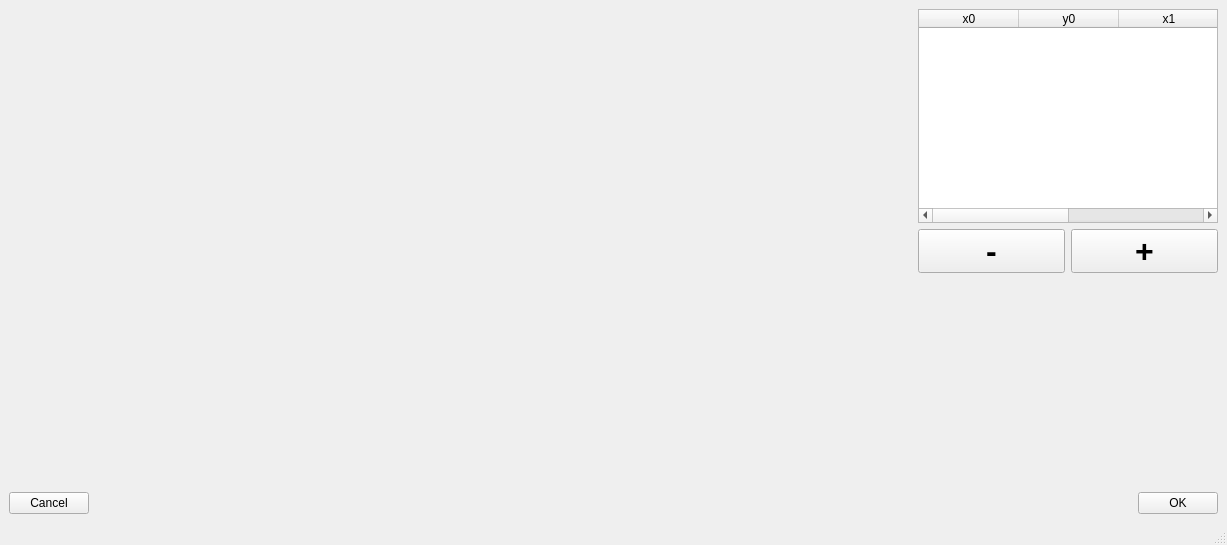
<?xml version="1.0" encoding="UTF-8"?>
<ui version="4.0">
 <class>MainWindow</class>
 <widget class="QMainWindow" name="MainWindow">
  <property name="geometry">
   <rect>
    <x>0</x>
    <y>0</y>
    <width>1227</width>
    <height>545</height>
   </rect>
  </property>
  <property name="windowTitle">
   <string>MainWindow</string>
  </property>
  <widget class="QWidget" name="centralwidget">
   <layout class="QVBoxLayout" name="verticalLayout_2">
    <item>
     <layout class="QHBoxLayout" name="horizontalLayout_4">
      <item>
       <layout class="QHBoxLayout" name="horizontalLayout_2">
        <item>
         <widget class="QWidget" name="widget" native="true">
          <property name="sizePolicy">
           <sizepolicy hsizetype="Expanding" vsizetype="Expanding">
            <horstretch>0</horstretch>
            <verstretch>0</verstretch>
           </sizepolicy>
          </property>
          <property name="minimumSize">
           <size>
            <width>800</width>
            <height>0</height>
           </size>
          </property>
         </widget>
        </item>
       </layout>
      </item>
      <item>
       <layout class="QVBoxLayout" name="verticalLayout">
        <item>
         <widget class="QTableWidget" name="table_roi">
          <property name="sizePolicy">
           <sizepolicy hsizetype="Minimum" vsizetype="Expanding">
            <horstretch>0</horstretch>
            <verstretch>0</verstretch>
           </sizepolicy>
          </property>
          <property name="minimumSize">
           <size>
            <width>300</width>
            <height>0</height>
           </size>
          </property>
          <property name="maximumSize">
           <size>
            <width>300</width>
            <height>16777215</height>
           </size>
          </property>
          <property name="selectionMode">
           <enum>QAbstractItemView::SingleSelection</enum>
          </property>
          <property name="selectionBehavior">
           <enum>QAbstractItemView::SelectRows</enum>
          </property>
          <column>
           <property name="text">
            <string>x0</string>
           </property>
          </column>
          <column>
           <property name="text">
            <string>y0</string>
           </property>
          </column>
          <column>
           <property name="text">
            <string>x1</string>
           </property>
          </column>
          <column>
           <property name="text">
            <string>y1</string>
           </property>
          </column>
         </widget>
        </item>
        <item>
         <layout class="QHBoxLayout" name="horizontalLayout_3">
          <item>
           <widget class="QPushButton" name="remove_roi_button">
            <property name="font">
             <font>
              <family>Helvetica</family>
              <pointsize>24</pointsize>
              <weight>75</weight>
              <bold>true</bold>
             </font>
            </property>
            <property name="text">
             <string>-</string>
            </property>
           </widget>
          </item>
          <item>
           <widget class="QPushButton" name="add_roi_button">
            <property name="font">
             <font>
              <family>Helvetica</family>
              <pointsize>24</pointsize>
              <weight>75</weight>
              <bold>true</bold>
             </font>
            </property>
            <property name="text">
             <string>+</string>
            </property>
           </widget>
          </item>
         </layout>
        </item>
        <item>
         <spacer name="verticalSpacer">
          <property name="orientation">
           <enum>Qt::Vertical</enum>
          </property>
          <property name="sizeHint" stdset="0">
           <size>
            <width>20</width>
            <height>40</height>
           </size>
          </property>
         </spacer>
        </item>
       </layout>
      </item>
     </layout>
    </item>
    <item>
     <layout class="QHBoxLayout" name="horizontalLayout">
      <item>
       <widget class="QPushButton" name="cancel_button">
        <property name="text">
         <string>Cancel</string>
        </property>
       </widget>
      </item>
      <item>
       <spacer name="horizontalSpacer">
        <property name="orientation">
         <enum>Qt::Horizontal</enum>
        </property>
        <property name="sizeHint" stdset="0">
         <size>
          <width>40</width>
          <height>20</height>
         </size>
        </property>
       </spacer>
      </item>
      <item>
       <widget class="QPushButton" name="apply_button">
        <property name="text">
         <string>OK</string>
        </property>
       </widget>
      </item>
     </layout>
    </item>
   </layout>
  </widget>
  <widget class="QMenuBar" name="menubar">
   <property name="geometry">
    <rect>
     <x>0</x>
     <y>0</y>
     <width>1227</width>
     <height>22</height>
    </rect>
   </property>
  </widget>
  <widget class="QStatusBar" name="statusbar"/>
 </widget>
 <resources/>
 <connections>
  <connection>
   <sender>cancel_button</sender>
   <signal>clicked()</signal>
   <receiver>MainWindow</receiver>
   <slot>cancel_clicked()</slot>
   <hints>
    <hint type="sourcelabel">
     <x>71</x>
     <y>749</y>
    </hint>
    <hint type="destinationlabel">
     <x>179</x>
     <y>478</y>
    </hint>
   </hints>
  </connection>
  <connection>
   <sender>apply_button</sender>
   <signal>clicked()</signal>
   <receiver>MainWindow</receiver>
   <slot>apply_clicked()</slot>
   <hints>
    <hint type="sourcelabel">
     <x>1222</x>
     <y>749</y>
    </hint>
    <hint type="destinationlabel">
     <x>552</x>
     <y>492</y>
    </hint>
   </hints>
  </connection>
  <connection>
   <sender>remove_roi_button</sender>
   <signal>clicked()</signal>
   <receiver>MainWindow</receiver>
   <slot>remove_roi_button_clicked()</slot>
   <hints>
    <hint type="sourcelabel">
     <x>649</x>
     <y>363</y>
    </hint>
    <hint type="destinationlabel">
     <x>770</x>
     <y>398</y>
    </hint>
   </hints>
  </connection>
  <connection>
   <sender>add_roi_button</sender>
   <signal>clicked()</signal>
   <receiver>MainWindow</receiver>
   <slot>add_roi_button_clicked()</slot>
   <hints>
    <hint type="sourcelabel">
     <x>1183</x>
     <y>371</y>
    </hint>
    <hint type="destinationlabel">
     <x>1127</x>
     <y>431</y>
    </hint>
   </hints>
  </connection>
 </connections>
 <slots>
  <slot>cancel_clicked()</slot>
  <slot>apply_clicked()</slot>
  <slot>circle_center_changed()</slot>
  <slot>sector_radio_button_changed()</slot>
  <slot>sector_changed()</slot>
  <slot>guide_color_changed()</slot>
  <slot>grid_size_changed()</slot>
  <slot>remove_roi_button_clicked()</slot>
  <slot>add_roi_button_clicked()</slot>
 </slots>
</ui>
